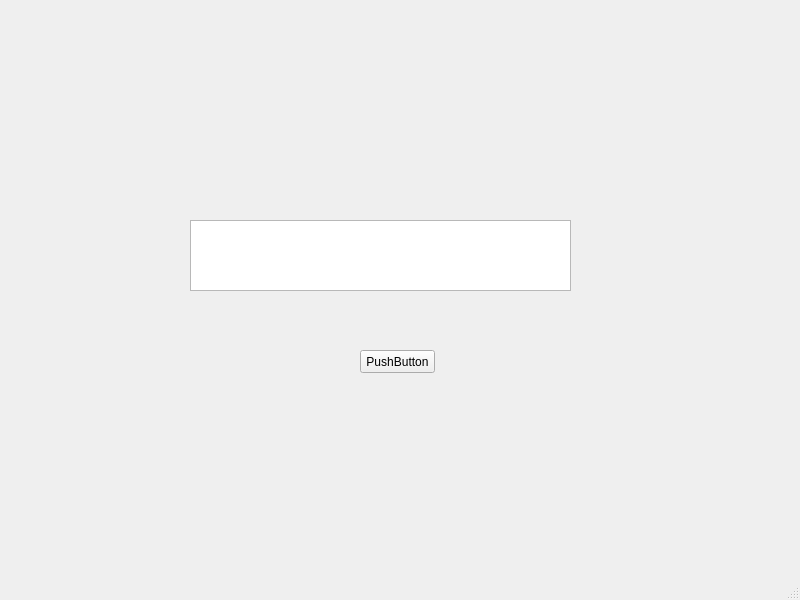
<?xml version="1.0" encoding="UTF-8"?>
<ui version="4.0">
 <class>MainWindow</class>
 <widget class="QMainWindow" name="MainWindow">
  <property name="geometry">
   <rect>
    <x>0</x>
    <y>0</y>
    <width>800</width>
    <height>600</height>
   </rect>
  </property>
  <property name="windowTitle">
   <string>MainWindow</string>
  </property>
  <widget class="QWidget" name="centralwidget">
   <widget class="QPushButton" name="Boton">
    <property name="geometry">
     <rect>
      <x>360</x>
      <y>350</y>
      <width>75</width>
      <height>23</height>
     </rect>
    </property>
    <property name="text">
     <string>PushButton</string>
    </property>
   </widget>
   <widget class="QTextEdit" name="Campo_entrada">
    <property name="geometry">
     <rect>
      <x>190</x>
      <y>220</y>
      <width>381</width>
      <height>71</height>
     </rect>
    </property>
   </widget>
  </widget>
  <widget class="QMenuBar" name="menubar">
   <property name="geometry">
    <rect>
     <x>0</x>
     <y>0</y>
     <width>800</width>
     <height>21</height>
    </rect>
   </property>
  </widget>
  <widget class="QStatusBar" name="statusbar"/>
 </widget>
 <resources/>
 <connections/>
</ui>
